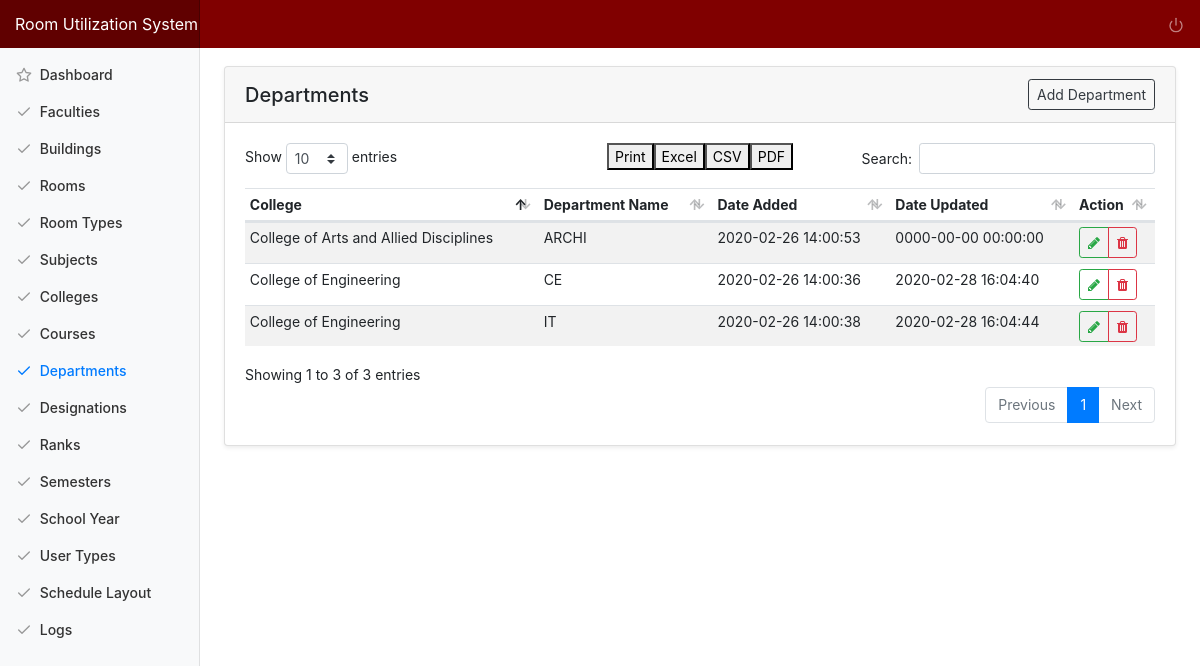
/index.php/admin/department, run on the app's committed database.
### tables this page shows
CREATE TABLE `tbl_department` (
  `department_id` int(10) NOT NULL,
  `college_id` int(11) NOT NULL,
  `department_name` varchar(255) NOT NULL,
  `department_added` datetime NOT NULL DEFAULT current_timestamp(),
  `department_modified` datetime NOT NULL DEFAULT '0000-00-00 00:00:00' ON UPDATE current_timestamp()
);

CREATE TABLE `tbl_college` (
  `college_id` int(11) NOT NULL,
  `college_name` varchar(250) NOT NULL,
  `college_abbr` varchar(20) NOT NULL,
  `college_added` datetime NOT NULL DEFAULT current_timestamp(),
  `college_modified` datetime NOT NULL DEFAULT '0000-00-00 00:00:00' ON UPDATE current_timestamp()
);

### application/controllers/Admin.php (called while the page is built, shortened)
<?php
class Admin extends CI_Controller {
	public function department(){
		$data['title'] = "Departments";
		$data['departments'] = $this->main_model->getDepartments();
		$data['colleges'] = $this->main_model->getColleges();
		$this->load->view('templates/header', $data);
		$this->load->view('admin/department');
		$this->load->view('templates/footer');
	}
}

### index.php (called while the page is built, shortened)
<?php
require_once BASEPATH.'core/CodeIgniter.php';

### application/models/Main_model.php (called while the page is built, shortened)
<?php defined('BASEPATH') OR exit('No direct script access allowed');
Class Main_model extends CI_Model{
	public function getDepartments(){
		return $this->db->join('tbl_college', 'tbl_college.college_id = tbl_department.college_id')->get('tbl_department')->result_array();
	}
}

### application/views/admin/department.php (the view, shortened to what this page needs)
<div class="container-fluid">
  <div class="row">
    <main role="main" class="col-md-9 ml-sm-auto col-lg-10 pt-4 px-4 mb-3">
      <div class="card shadow-sm">
			  <h5 class="card-header d-flex justify-content-between align-items-center">
          <?=$title?>
          <a href="#" class="btn btn-outline-dark btn-sm" data-toggle="modal" data-target="#modal_department_add">Add Department</a>
        </h5>
			  <div class="card-body">
          <table class="table table-striped table-hover table-sm">
            <thead>
              <tr>
                <th>College</th>
                <th>Department Name</th>
                <th>Date Added</th>
                <th>Date Updated</th>
                <th>Action</th>
              </tr>
            </thead>
            <tbody>
              <?php foreach ($departments as $row) {?>
              <tr>
                <td><?=$row['college_name']?></td>
                <td><?=$row['department_name']?></td>
                <td><?=$row['department_added']?></td>
                <td><?=$row['department_modified']?></td>
                <td>
                  <div class="btn-group" role="group">
                    <a href="#" class="btn btn-sm btn-outline-success action-btn updateDepartment" id="<?=$row['department_id']?>//<?=$row['department_name']?>//<?=$row['college_id']?>" data-toggle="modal" data-target="#modal_department_update" data-toggle="tooltip" data-placement="top" title="Update Department">
                      <span class="fa fa-pencil"></span>
                    </a>
                    <a href="#" id="<?=base_url('admin/delete/department/'.$row['department_id'])?>" class="btn btn-sm btn-outline-danger action-btn delete" data-toggle="tooltip" data-placement="top" title="Delete Department">
                      <span class="fa fa-trash"></span>
                    </a>
                  </div>
                </td>
              </tr>
              <?php } ?>
            </tbody>
          </table>
			  </div>
			</div>
   </main>
  </div>
</div>

### assets/css/dashboard.css (style rules this page uses)
body { font-size: .875rem; }
[role="main"] { padding-top: 133px; }
@media (min-width: 768px) { [role="main"] { padding-top: 48px; } }

### assets/css/rus.css (style rules this page uses)
.btn-group-vertical>.btn, .btn-group>.btn { flex: 0 }

### data on the page
tbl_department: college.college_name "College of Engineering", department_name "CE", department_added "2020-02-26 14:00:36", department_modified "2020-02-28 16:04:40"
tbl_department: college.college_name "College of Engineering", department_name "IT", department_added "2020-02-26 14:00:38", department_modified "2020-02-28 16:04:44"
tbl_department: college.college_name "College of Arts and Allied Disciplines", department_name "ARCHI", department_added "2020-02-26 14:00:53", department_modified "0000-00-00 00:00:00"

### other printed values
$title "Departments"
